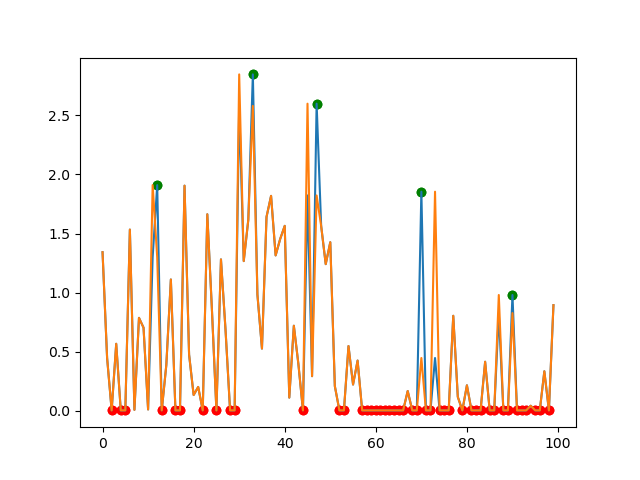

The Python source for this figure:
import math
import sys
import numpy as np
import pandas as pd
from scipy.signal import argrelextrema
import random
import matplotlib.pyplot as plt
from pandas import DataFrame as df
import tensorflow as tf
import tensorflow_probability as tfp
from tensorflow.keras.layers import Input, Embedding, Activation, Add, Conv1D, Conv1DTranspose, LSTM, Layer, LayerNormalization, ReLU, Embedding, Bidirectional
from keras.preprocessing.sequence import pad_sequences
import tensorflow_addons as tfa
from tensorflow.keras.models import Model, Sequential
from keras.utils.vis_utils import plot_model
import edward2 as ed
import warnings

#type 2 data augmentation (switch lowest p-value with second lowest (i.e., set 1st = 2nd and 2nd = 1st)
#type n data augmentation: same as type 2, no code needed

from ipynb.fs.full.test_data import CSV_TO_ENCODED_PADDED_INPUT

random.seed(25252)

csv_pathname = '/Users/jeffreyyu/Documents/Sladek/colocalization_neural_network/simulated_gwas.txt'

my_input = CSV_TO_ENCODED_PADDED_INPUT(csv_pathname)


test_dataframe = pd.read_csv(csv_pathname, sep='\t')

test_dataframe.columns.name = None

print(test_dataframe)

#example plot of first 1000 positions
%matplotlib qt
plt.scatter(test_dataframe['Position'][0:1000], -1*np.log10(test_dataframe['trait_1'][0:1000]), s=1)
# plt.scatter(test_dataframe['Position'][0:1000], -1*np.log10(test_dataframe['trait_2'][0:1000]), s=1)
# plt.scatter(test_dataframe['Position'][0:1000], -1*np.log10(test_dataframe['trait_3'][0:1000]), s=1)
plt.show()
plt.close()


#====data augmentation

#dataframe of p values on the -log10 scale for 40 positions
df = pd.DataFrame(-1*np.log10(test_dataframe['trait_1'][0:100]))
#df = pd.DataFrame(test_dataframe['trait_1'][0:999])


# number of points to be checked upstream and downstream
n = 10  

#find local maxima/minima
df['min'] = df.iloc[argrelextrema(df.trait_1.values, np.less_equal,
                    order=n)[0]]['trait_1']
df['max'] = df.iloc[argrelextrema(df.trait_1.values, np.greater_equal,
                    order=n)[0]]['trait_1']


# Plot results
plt.scatter(df.index, df['min'], c='r')
plt.scatter(df.index, df['max'], c='g')
plt.plot(df.index, df['trait_1'])
plt.show()
#plt.close()

#this is a dataframe with 3 columns representing: trait_1's -log10(p-value); minimum value (either NaN or smae as in trait_1); maximum value (either NaN or smae as in trait_1)
print(df)

#======

#this is how upstream or downstream a local maxima/minima considers it's 'neighborhood'
span_length = 5
#this is the row index of all maxima
maxima_indices = np.where(~np.isnan(df['max']))[0]



#============type 2; same for all type n where n > 1

#set since cannot do '.index'-ing on a column
storage_column = list(df['trait_1'])

for i in range(0, len(maxima_indices)):
    temporary_numeric_first_max = df['trait_1'][maxima_indices[i]]
    temporary_numeric_nth_max = sorted(df['trait_1'][maxima_indices[i] - span_length:maxima_indices[i] + span_length], reverse = True)[1]
    df['trait_1'][maxima_indices[i]] = temporary_numeric_nth_max
    df['trait_1'][storage_column.index(temporary_numeric_nth_max)] = temporary_numeric_first_max


plt.scatter(df.index, df['min'], c='r')
plt.scatter(df.index, df['max'], c='g')
plt.plot(df.index, df['trait_1'])
plt.show()

print(df)
    
    
